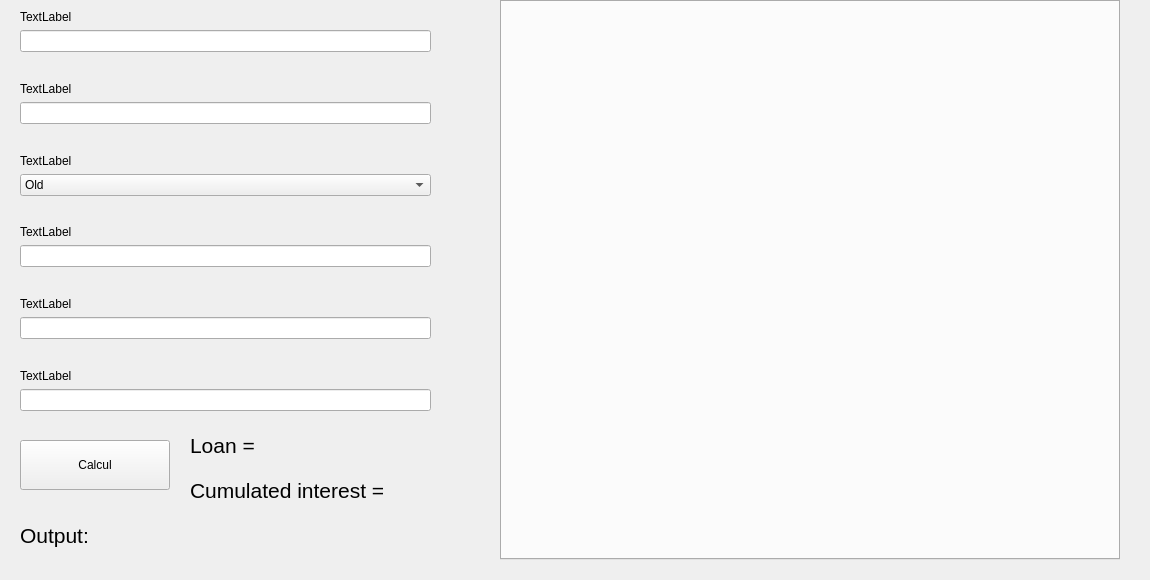
<?xml version="1.0" encoding="UTF-8"?>
<ui version="4.0">
 <class>Form</class>
 <widget class="QWidget" name="Form">
  <property name="geometry">
   <rect>
    <x>0</x>
    <y>0</y>
    <width>1150</width>
    <height>580</height>
   </rect>
  </property>
  <property name="windowTitle">
   <string>Form</string>
  </property>
  <widget class="QTabWidget" name="statistics_tabWidget">
   <property name="geometry">
    <rect>
     <x>500</x>
     <y>0</y>
     <width>620</width>
     <height>560</height>
    </rect>
   </property>
   <property name="currentIndex">
    <number>-1</number>
   </property>
  </widget>
  <widget class="QWidget" name="verticalLayoutWidget">
   <property name="geometry">
    <rect>
     <x>20</x>
     <y>10</y>
     <width>411</width>
     <height>401</height>
    </rect>
   </property>
   <layout class="QVBoxLayout" name="verticalLayout">
    <item>
     <widget class="QLabel" name="label_input_1">
      <property name="text">
       <string>TextLabel</string>
      </property>
     </widget>
    </item>
    <item>
     <widget class="QLineEdit" name="lineEdit_input_1"/>
    </item>
    <item>
     <spacer name="verticalSpacer_4">
      <property name="orientation">
       <enum>Qt::Vertical</enum>
      </property>
      <property name="sizeHint" stdset="0">
       <size>
        <width>20</width>
        <height>40</height>
       </size>
      </property>
     </spacer>
    </item>
    <item>
     <widget class="QLabel" name="label_input_2">
      <property name="text">
       <string>TextLabel</string>
      </property>
     </widget>
    </item>
    <item>
     <widget class="QLineEdit" name="lineEdit_input_2"/>
    </item>
    <item>
     <spacer name="verticalSpacer_3">
      <property name="orientation">
       <enum>Qt::Vertical</enum>
      </property>
      <property name="sizeHint" stdset="0">
       <size>
        <width>20</width>
        <height>40</height>
       </size>
      </property>
     </spacer>
    </item>
    <item>
     <widget class="QLabel" name="label_combo_box">
      <property name="text">
       <string>TextLabel</string>
      </property>
     </widget>
    </item>
    <item>
     <widget class="QComboBox" name="notary_rate_comboBox">
      <item>
       <property name="text">
        <string>Old</string>
       </property>
      </item>
      <item>
       <property name="text">
        <string>New</string>
       </property>
      </item>
     </widget>
    </item>
    <item>
     <spacer name="verticalSpacer_6">
      <property name="orientation">
       <enum>Qt::Vertical</enum>
      </property>
      <property name="sizeHint" stdset="0">
       <size>
        <width>20</width>
        <height>40</height>
       </size>
      </property>
     </spacer>
    </item>
    <item>
     <widget class="QLabel" name="label_input_3">
      <property name="text">
       <string>TextLabel</string>
      </property>
     </widget>
    </item>
    <item>
     <widget class="QLineEdit" name="lineEdit_input_3"/>
    </item>
    <item>
     <spacer name="verticalSpacer_2">
      <property name="orientation">
       <enum>Qt::Vertical</enum>
      </property>
      <property name="sizeHint" stdset="0">
       <size>
        <width>20</width>
        <height>40</height>
       </size>
      </property>
     </spacer>
    </item>
    <item>
     <widget class="QLabel" name="label_input_4">
      <property name="text">
       <string>TextLabel</string>
      </property>
     </widget>
    </item>
    <item>
     <widget class="QLineEdit" name="lineEdit_input_4"/>
    </item>
    <item>
     <spacer name="verticalSpacer">
      <property name="orientation">
       <enum>Qt::Vertical</enum>
      </property>
      <property name="sizeHint" stdset="0">
       <size>
        <width>2</width>
        <height>2</height>
       </size>
      </property>
     </spacer>
    </item>
    <item>
     <spacer name="verticalSpacer_5">
      <property name="orientation">
       <enum>Qt::Vertical</enum>
      </property>
      <property name="sizeHint" stdset="0">
       <size>
        <width>20</width>
        <height>40</height>
       </size>
      </property>
     </spacer>
    </item>
    <item>
     <widget class="QLabel" name="label_input_5">
      <property name="text">
       <string>TextLabel</string>
      </property>
     </widget>
    </item>
    <item>
     <widget class="QLineEdit" name="lineEdit_input_5"/>
    </item>
   </layout>
  </widget>
  <widget class="QPushButton" name="simulation_pushButton">
   <property name="geometry">
    <rect>
     <x>20</x>
     <y>440</y>
     <width>150</width>
     <height>50</height>
    </rect>
   </property>
   <property name="text">
    <string>Calcul</string>
   </property>
  </widget>
  <widget class="QLabel" name="label_output">
   <property name="geometry">
    <rect>
     <x>20</x>
     <y>520</y>
     <width>451</width>
     <height>31</height>
    </rect>
   </property>
   <property name="font">
    <font>
     <pointsize>16</pointsize>
    </font>
   </property>
   <property name="text">
    <string>Output:</string>
   </property>
  </widget>
  <widget class="QLabel" name="label_cumulated_interest">
   <property name="geometry">
    <rect>
     <x>190</x>
     <y>475</y>
     <width>271</width>
     <height>31</height>
    </rect>
   </property>
   <property name="font">
    <font>
     <pointsize>16</pointsize>
    </font>
   </property>
   <property name="text">
    <string>Cumulated interest =</string>
   </property>
  </widget>
  <widget class="QLabel" name="label_cumulated_loan">
   <property name="geometry">
    <rect>
     <x>190</x>
     <y>430</y>
     <width>271</width>
     <height>31</height>
    </rect>
   </property>
   <property name="font">
    <font>
     <pointsize>16</pointsize>
    </font>
   </property>
   <property name="text">
    <string>Loan =</string>
   </property>
  </widget>
 </widget>
 <resources/>
 <connections/>
</ui>
